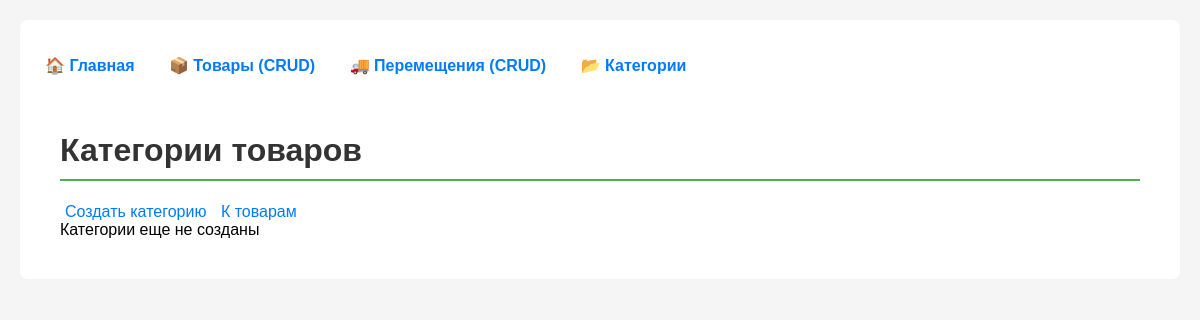
/categories/, run on an earlier commit of the app's database.
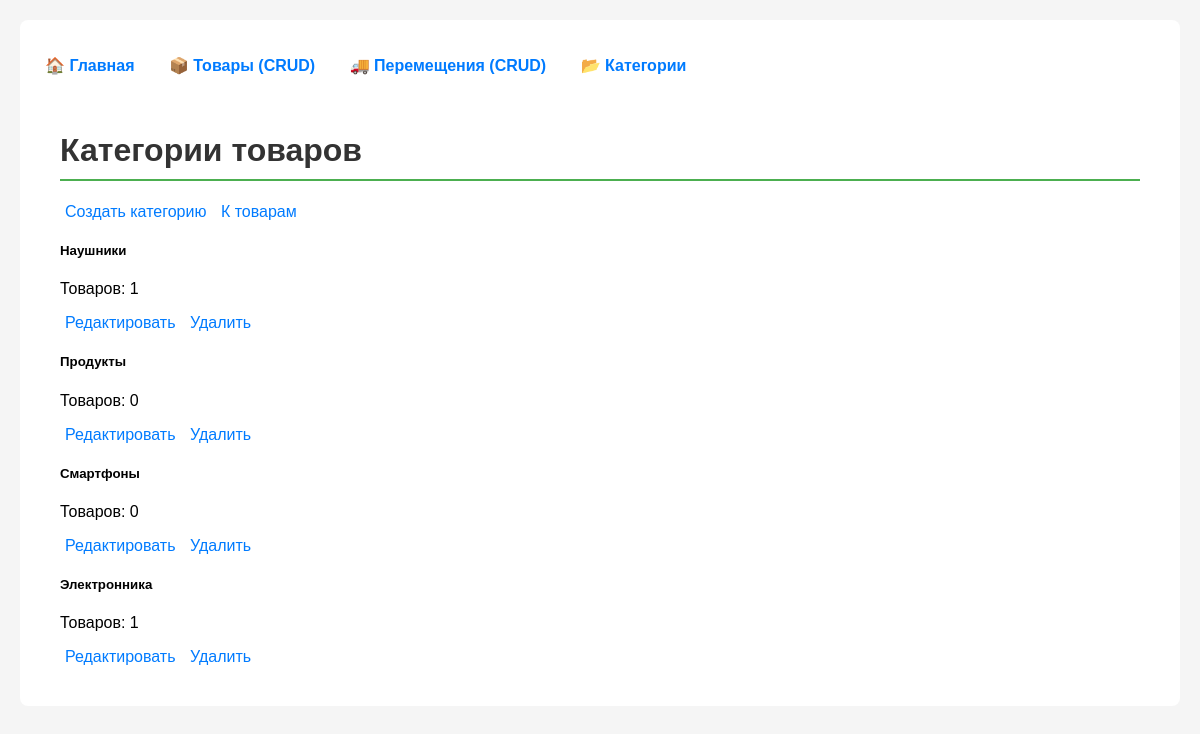
And on a later commit of the database.
### firstapp_var_6/models.py (models this page shows, shortened)
class Category(models.Model):
    name = models.CharField(max_length=100, verbose_name='Название категории')
    class Meta:
        ordering = ['name']

### firstapp_var_6/views.py (the view)
# urls.py: path('categories/', views.category_list, name='category_list'),
def category_list(request):
    categories = Category.objects.all()
    return render(request, 'category_list.html', {
        'categories': categories,
        'page_title': 'Категории товаров'
    })

### templates/category_list.html
{% extends 'base.html' %}
{% block content %}
<div class="container mt-4">
    <h1>Категории товаров</h1>
    <div class="mb-3">
        <a href="{% url 'firstapp_var_6:category_create' %}" class="btn btn-primary">Создать категорию</a>
        <a href="{% url 'firstapp_var_6:product_list' %}" class="btn btn-secondary">К товарам</a>
    </div>
    <div class="row">
        {% for category in categories %}
        <div class="col-md-4 mb-3">
            <div class="card">
                <div class="card-body">
                    <h5 class="card-title">{{ category.name }}</h5>
                    <p class="text-muted">Товаров: {{ category.productcategory_set.count }}</p>
                    <div class="btn-group">
                        <a href="{% url 'firstapp_var_6:category_update' category.pk %}"
                           class="btn btn-warning btn-sm">Редактировать</a>
                        <a href="{% url 'firstapp_var_6:category_delete' category.pk %}"
                           class="btn btn-danger btn-sm">Удалить</a>
                    </div>
                </div>
            </div>
        </div>
        {% empty %}
        <div class="col-12">
            <div class="alert alert-info">Категории еще не созданы</div>
        </div>
        {% endfor %}
    </div>
</div>
{% endblock %}

What changed in the data, as far as the page shows it:
added Category: name "Наушники", productcategory_set.count "1"
added Category: name "Продукты", productcategory_set.count "0"
added Category: name "Смартфоны", productcategory_set.count "0"
added Category: name "Электронника", productcategory_set.count "1"
Also different on the page:
text no longer shown: "Категории еще не созданы"
